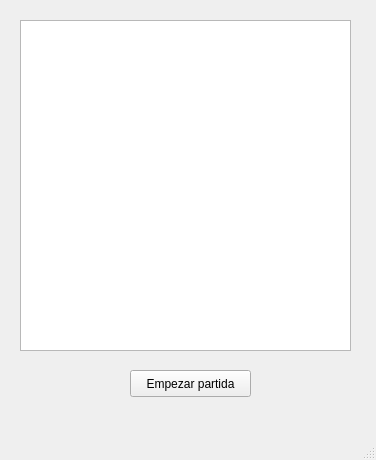
<?xml version="1.0" encoding="UTF-8"?>
<ui version="4.0">
 <class>MainWindow</class>
 <widget class="QMainWindow" name="MainWindow">
  <property name="geometry">
   <rect>
    <x>0</x>
    <y>0</y>
    <width>376</width>
    <height>460</height>
   </rect>
  </property>
  <property name="windowTitle">
   <string>MainWindow</string>
  </property>
  <widget class="QWidget" name="centralwidget">
   <widget class="QGraphicsView" name="boardView">
    <property name="geometry">
     <rect>
      <x>20</x>
      <y>20</y>
      <width>331</width>
      <height>331</height>
     </rect>
    </property>
   </widget>
   <widget class="QPushButton" name="buttonIniciar">
    <property name="geometry">
     <rect>
      <x>130</x>
      <y>370</y>
      <width>121</width>
      <height>27</height>
     </rect>
    </property>
    <property name="text">
     <string>Empezar partida</string>
    </property>
   </widget>
  </widget>
  <widget class="QMenuBar" name="menubar">
   <property name="geometry">
    <rect>
     <x>0</x>
     <y>0</y>
     <width>376</width>
     <height>23</height>
    </rect>
   </property>
  </widget>
  <widget class="QStatusBar" name="statusbar"/>
 </widget>
 <resources/>
 <connections/>
</ui>
